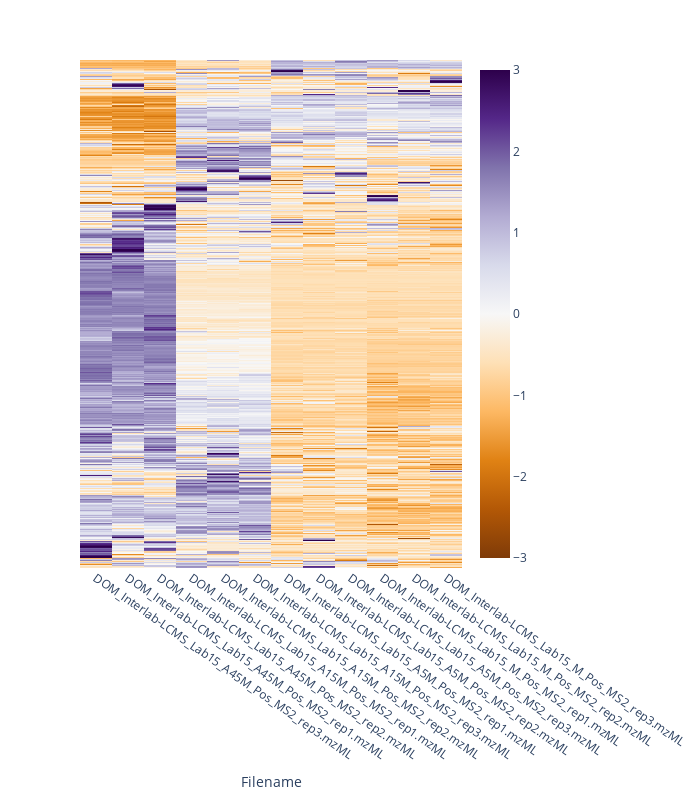

The code cell stored with this chart in its notebook:
### Code cell
#Heatmap

ord_df = ord_ft.copy()
fig = px.imshow(ord_df,y=list(ord_df.index), x=list(ord_df.columns), text_auto=True, aspect="auto",
               color_continuous_scale='PuOr', range_color=[-3,3])

fig.update_layout(
    autosize=False,
    width=700,
    height=800)

fig.update_yaxes(visible=False)
fig.update_xaxes(tickangle = 35)

fig.show()

### Figure 1 — Plotly figure (JSON) as saved in the notebook; plotly's stock layout.template omitted (floating-point values rounded to 4 significant figures; data arrays with more than 128 entries replaced by an {"elided": "..."} marker saying what was removed)
{"data": [{"coloraxis": "coloraxis", "hovertemplate": "Filename: %{x}<br>Feature: %{y}<br>color: %{z}<extra></extra>", "name": "0", "texttemplate": "%{z}", "type": "heatmap", "x": ["DOM_Interlab-LCMS_Lab15_A45M_Pos_MS2_rep3.mzML", "DOM_Interlab-LCMS_Lab15_A45M_Pos_MS2_rep1.mzML", "DOM_Interlab-LCMS_Lab15_A45M_Pos_MS2_rep2.mzML", "DOM_Interlab-LCMS_Lab15_A15M_Pos_MS2_rep1.mzML", "DOM_Interlab-LCMS_Lab15_A15M_Pos_MS2_rep2.mzML", "DOM_Interlab-LCMS_Lab15_A15M_Pos_MS2_rep3.mzML", "DOM_Interlab-LCMS_Lab15_A5M_Pos_MS2_rep1.mzML", "DOM_Interlab-LCMS_Lab15_A5M_Pos_MS2_rep2.mzML", "DOM_Interlab-LCMS_Lab15_A5M_Pos_MS2_rep3.mzML", "DOM_Interlab-LCMS_Lab15_M_Pos_MS2_rep1.mzML", "DOM_Interlab-LCMS_Lab15_M_Pos_MS2_rep2.mzML", "DOM_Interlab-LCMS_Lab15_M_Pos_MS2_rep3.mzML"], "xaxis": "x", "y": {"elided": "2395 str values"}, "yaxis": "y", "z": {"elided": "2395x12 float values"}}], "layout": {"autosize": false, "coloraxis": {"cmax": 3, "cmin": -3, "colorscale": [[0, "rgb(127,59,8)"], [0.1, "rgb(179,88,6)"], [0.2, "rgb(224,130,20)"], [0.3, "rgb(253,184,99)"], [0.4, "rgb(254,224,182)"], [0.5, "rgb(247,247,247)"], [0.6, "rgb(216,218,235)"], [0.7, "rgb(178,171,210)"], [0.8, "rgb(128,115,172)"], [0.9, "rgb(84,39,136)"], [1, "rgb(45,0,75)"]]}, "height": 800, "margin": {"t": 60}, "width": 700, "xaxis": {"anchor": "y", "autorange": true, "domain": [0, 1], "range": [-0.5, 11.5], "tickangle": 35, "title": {"text": "Filename"}, "type": "category"}, "yaxis": {"anchor": "x", "autorange": true, "domain": [0, 1], "range": [2394.0, -0.5], "title": {"text": "Feature"}, "type": "category", "visible": false}}}
